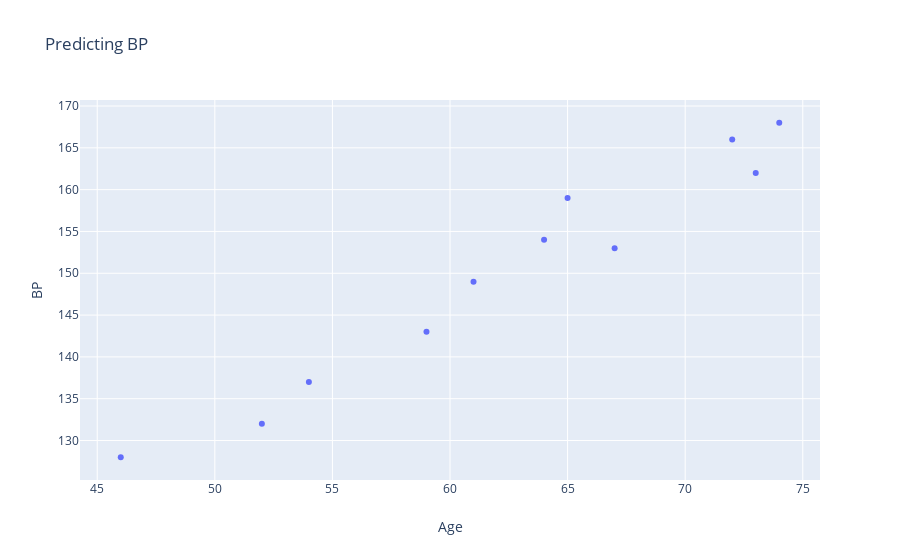

Notebook source saved alongside this figure:
### Code cell
fig = go.Figure()
fig.add_trace(go.Scatter(x=age,y=bp,mode ='markers'))
fig.update_layout(
    title=go.layout.Title(
        text="Predicting BP"
    ),
    xaxis=go.layout.XAxis(
        title=go.layout.xaxis.Title(
            text="Age"
        )
    ),
    yaxis=go.layout.YAxis(
        title=go.layout.yaxis.Title(
            text="BP"
        )
    )
)
fig.show()

### Figure 1 — Plotly figure (JSON) as saved in the notebook; plotly's stock layout.template omitted (floating-point values rounded to 4 significant figures)
{"data": [{"mode": "markers", "type": "scatter", "x": [52, 59, 67, 73, 64, 74, 54, 61, 65, 46, 72], "y": [132, 143, 153, 162, 154, 168, 137, 149, 159, 128, 166]}], "layout": {"autosize": true, "title": {"text": "Predicting BP"}, "xaxis": {"autorange": true, "range": [44.3, 75.7], "title": {"text": "Age"}, "type": "linear"}, "yaxis": {"autorange": true, "range": [125.1, 170.9], "title": {"text": "BP"}, "type": "linear"}}}
